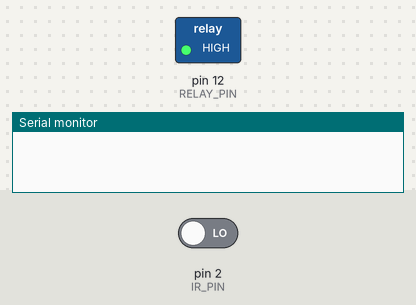
The sketch below on a simulated Arduino Uno, built with avr-gcc and run on an emulated ATmega328P. On the bench: switched loads named in the sketch (green lamp = pin HIGH), the last lines printed to the serial monitor. Inputs (shaded band) come from the test bench; at power-on: pin 2 (IR_PIN) LOW.

Above: at 1.2 s.
1.3 s: pin 2 (IR_PIN) driven HIGH
At 2.5 s:
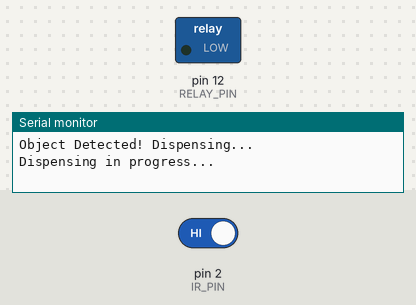
4.3 s: pin 2 (IR_PIN) driven LOW
Timing chart, 0 to 7.3 s (numbered marks = the images above; inputs shaded):
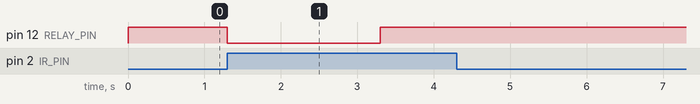

Measured:
- after the input at 1.3 s, pin 12 (RELAY_PIN): HIGH → LOW at once, → HIGH 2.0 s later

The sketch:

arduino_water_dispenser_machine.ino
```cpp
// Pin Definitions
const int IR_PIN = 2;     // Digital pin connected to the IR sensor module's output
const int RELAY_PIN = 12; // Digital pin connected to the relay module's input

// Variables
bool objectDetected = false; // To track the state of the object detection

void setup() {
  // Initialize the IR sensor pin as an input
  pinMode(IR_PIN, INPUT);

  // Initialize the relay pin as an output
  pinMode(RELAY_PIN, OUTPUT);
  // Initially turn off the relay (HIGH for most relay modules means off)
  digitalWrite(RELAY_PIN, HIGH);

  // Optional: Initialize serial communication for debugging
  Serial.begin(9600);
}

void loop() {
  // Read the state of the IR sensor
  // A HIGH signal often indicates an object is detected (depending on the IR module)
  if (digitalRead(IR_PIN) == HIGH) {
    // If an object is detected and it's the first time (not already marked as detected)
    if (!objectDetected) {
      objectDetected = true; // Mark as detected
      Serial.println("Object Detected! Dispensing...");
      activateDispenser();  // Call the function to activate the dispenser
    }
  } else {
    // If the object is no longer detected
    if (objectDetected) {
      objectDetected = false; // Reset the detection flag
      Serial.println("Object removed.");
      // You might want to add a timer here to turn off the pump after some time
    }
  }
}

void activateDispenser() {
  // Turn on the relay to power the motor/pump
  digitalWrite(RELAY_PIN, LOW); // LOW usually turns ON the relay module
  Serial.println("Dispensing in progress...");

  // Keep the dispenser on for a specific duration (e.g., 2 seconds)
  delay(2000); // Adjust this delay as needed

  // Turn off the relay to stop the motor/pump
  digitalWrite(RELAY_PIN, HIGH); // Turn off the relay
  Serial.println("Dispensing complete.");
}
```
